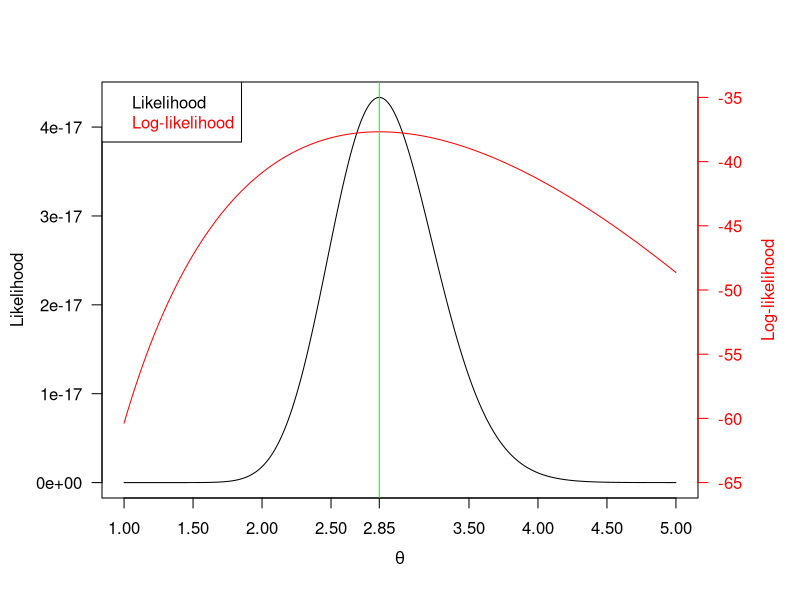
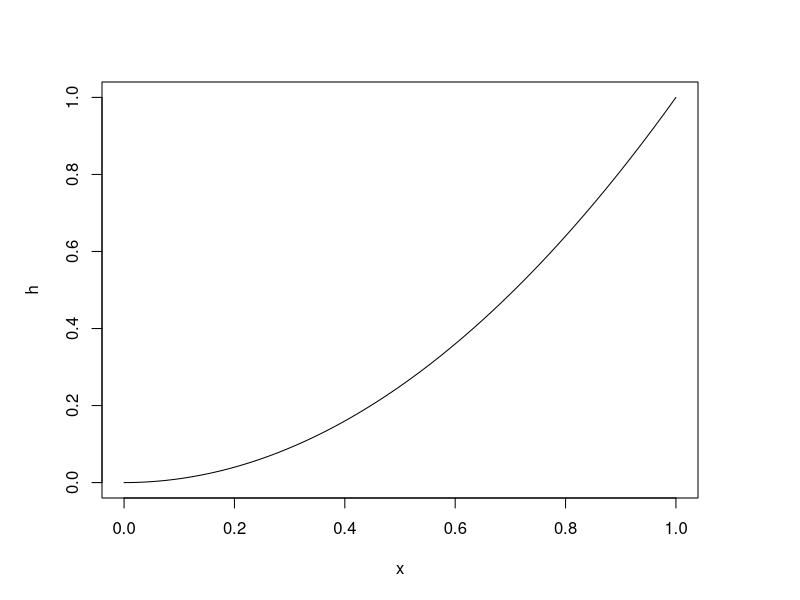
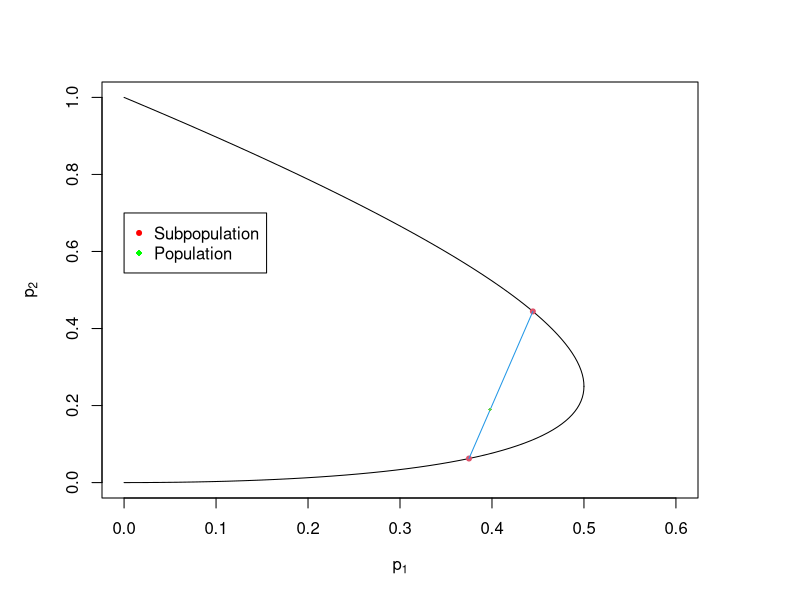
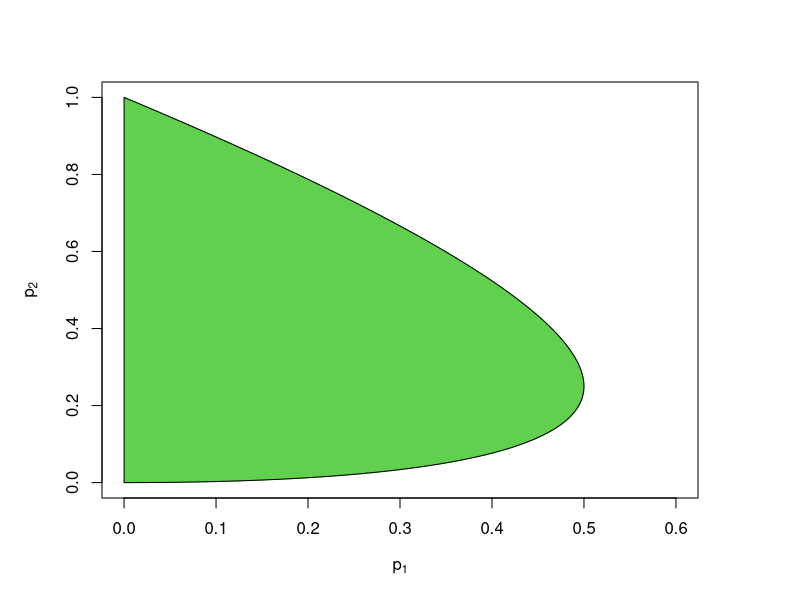
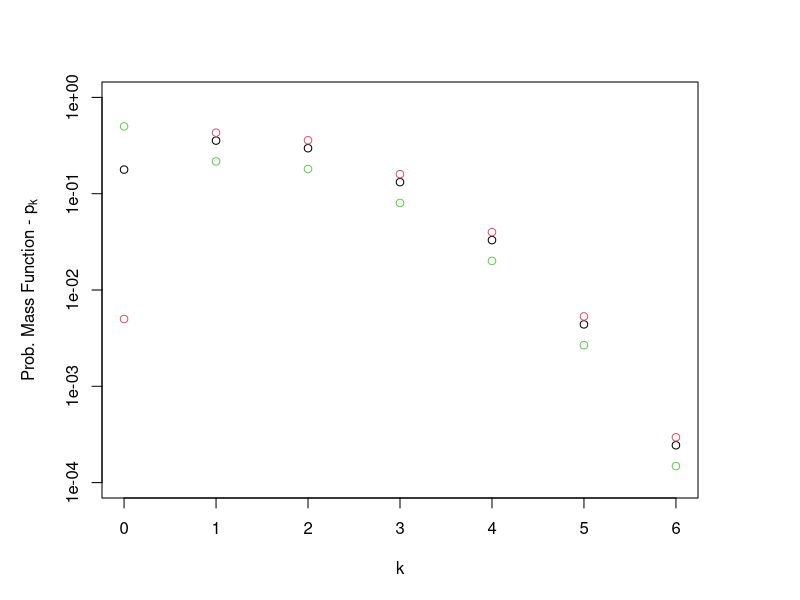

Write the R code that produced these figures, in order.
## ---- chunk 1
knitr::opts_chunk$set(echo = TRUE)
## ---- chunk 2
x<-c(3, 6, 0, 2, 3, 4, 4, 2, 4, 4, 6, 2, 3, 0, 2, 3, 
     1, 2, 4, 2)
n<-rep(0,max(x)+1)
n[as.integer(names(table(x)))+1]=as.vector(table(x))
Like<-function(theta){
  prod(dpois(0:max(x),theta)^n)
}
par(mar=c(5, 5, 4, 5) + 0.1)
plot(theta<-(100:500)/100,sapply(theta,Like),type="l",axes=FALSE,xlab="",ylab="")
axis(2, ylim=c(0,5e-17),col="black",las=1)  
mtext("Likelihood",side=2,line=3.75)
box()
par(new=TRUE)
plot(theta<-(100:500)/100,log(sapply(theta,Like)),axes=FALSE,xlab="",ylab="",ylim=c(-65,-35),col="red",type="l")
mtext("Log-likelihood",side=4,col="red",line=3) 
axis(4, ylim=c(-25,-16), col="red",col.axis="red",las=1)
axis(1,c(1,1.5,2,2.5,mean(x),3.5,4,4.5,5))
mtext(expression(theta),side=1,col="black",line=2.5)  
legend("topleft",legend=c("Likelihood","Log-likelihood"),
       text.col=c("black","red"),col=c("black","red"))
abline(v=mean(x),col="green")
## ---- chunk 3
    plot(x<-(0:100)/100,x^2,type="l",xlab="x",ylab="h",xlim=c(0,1),ylim=c(0,1))
## ---- chunk 4
plot((p<-(0:50)/100)*(1-p)*2,p^2,type="l",ylim=c(0,1),xlim=c(0,0.6),xlab=expression('p'[1]),ylab=expression('p'[2]))
lines((p<-(50:100)/100)*(1-p)*2,p^2,type="l")
points(c(3/8,4/9),c(1/16,4/9),col=2,pch=20)
lines(c(3/8,4/9),c(1/16,4/9),type="l",col=4)
points(c(2/3,1/3)%*%c(3/8,4/9),c(2/3,1/3)%*%c(1/16,4/9),col=3,pch=18,cex=1/2)
legend(0,0.7, legend=c("Subpopulation","Population"),col=c("red","green"),pch=c(20,18))
## ---- chunk 5
plot((p<-(0:50)/100)*(1-p)*2,p^2,type="l",ylim=c(0,1),xlim=c(0,0.6),xlab=expression('p'[1]),ylab=expression('p'[2]),col=3)
xx<-(p<-(0:50)/100)*(1-p)*2; 
yy<-p^2;
lines((p<-(50:100)/100)*(1-p)*2,p^2,type="l",col=3)
xx<-c(xx,(p<-(50:100)/100)*(1-p)*2);
yy<-c(yy,p^2);
polygon(xx,yy,col=3)

## ---- chunk 6
plot(k<-0:6,(dbinom(k,6,0.25)),type="p",log='y',ylim=c(1e-4,1),ylab=expression('Prob. Mass Function - p'[k]),xlab="k")
lines(k<-0:6,(c(a<-0.005,(1-a)/(1-dbinom(0,6,0.25))*dbinom(k[-1],6,0.25))),type="p",col=2)
lines(k<-0:6,(c(a<-0.5,(1-a)/(1-dbinom(0,6,0.25))*dbinom(k[-1],6,0.25))),type="p",col=3)
